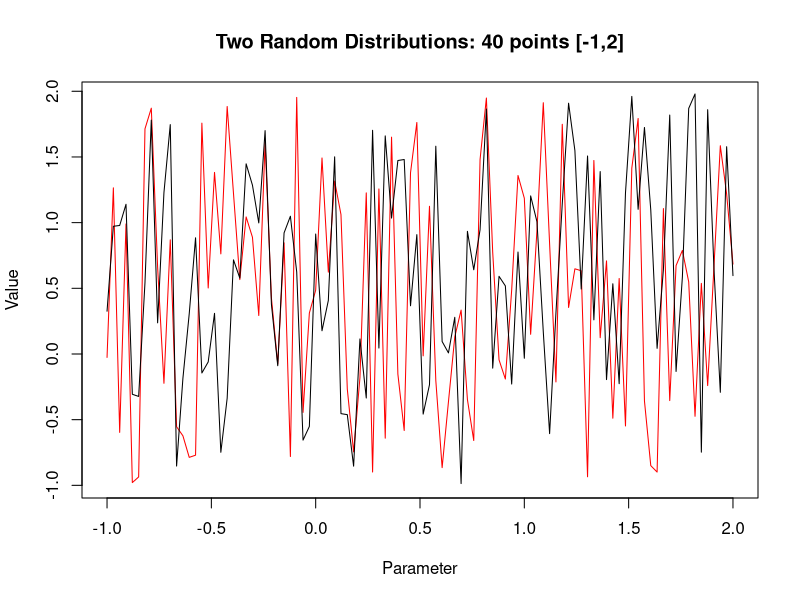

The R source for this figure:
#H1P5.r
# (c) Filip Wodnicki 2017
# This script solves the homework problem.
# Here we are viewing the randomness of nature

# first we create random vector and resize it be a matrix
d <- runif(4000,-1,2)
dim(d) <- c(100,40)

#let's giv'er a whirl
head(d)

#d <- t(d) #transpose d #we could transpose,but we don't want to

#we pick two columns to plot
y1 <- d[,30]
y2 <- d[,17]
x <- seq(-1, 2, by=(3/99)) #divide up the sequence

#here we go!
plot(x,y1,type="n",main="Two Random Distributions: 40 points [-1,2]",xlab="Parameter",ylab="Value")
# "n" type means no points. we can add lines later
lines(x,y1,col="red") #this one will be red
lines(x,y2)
